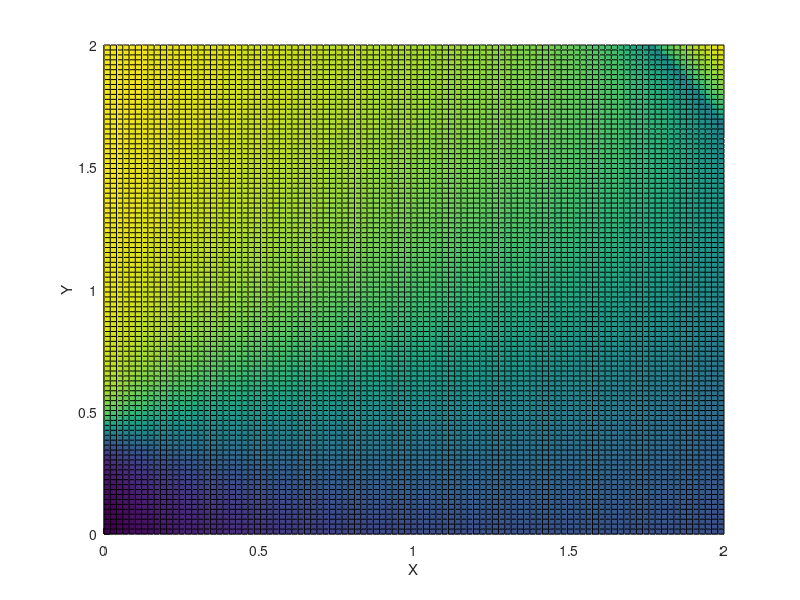
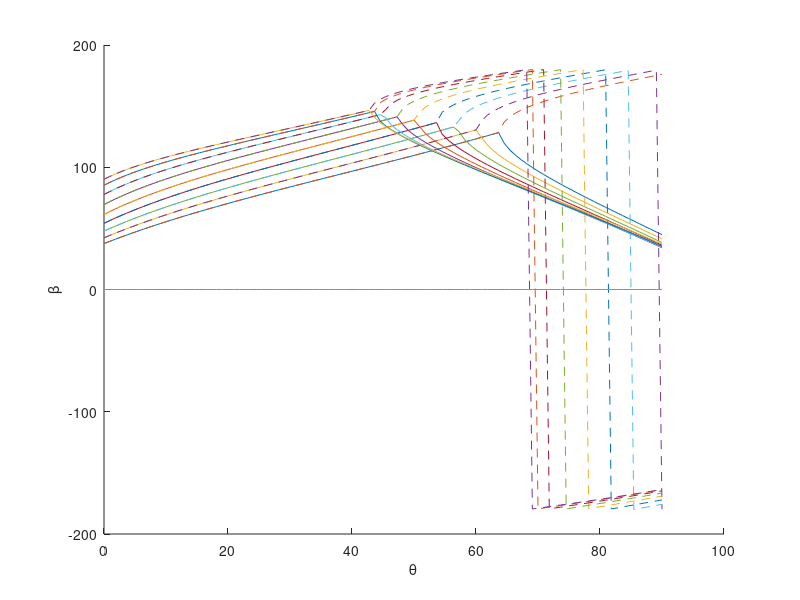
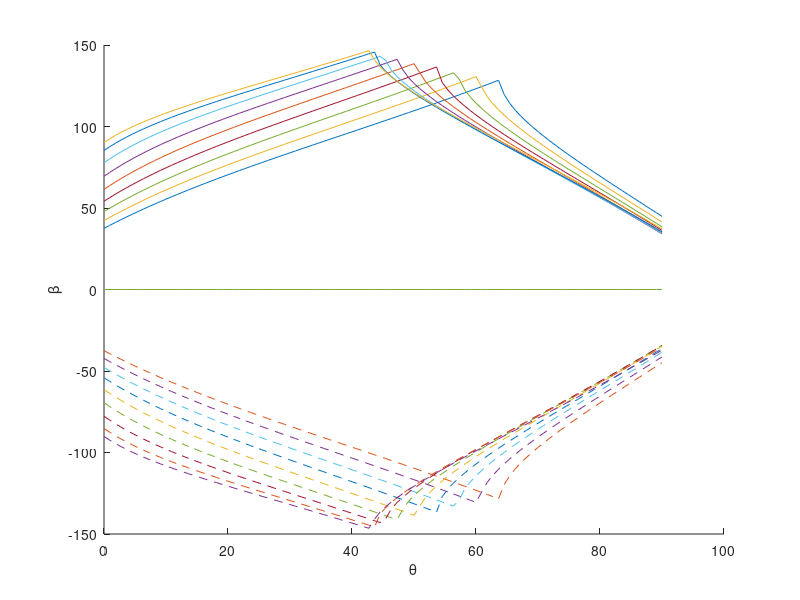

Reproduce these figures in MATLAB, in order.
% Figuring out when the function to find beta angle becomes undefined

x = linspace(0, 2, 100);
y = linspace(0, 2, 100);
[x_2, y_2] = meshgrid(x, y);
m_1 = -0.153543;
m_2 = 0.405512;
d = 3.052717;
l = 0.568898;

a = (4*l*m_1 - 4*l*x_2).^2;
b = d^2 - l^2 + 2*l*m_2 - 2*l*y_2 - m_1^2 + 2*m_1*x_2 - m_2^2 + 2*m_2*y_2 - x_2.^2 - y_2.^2;
c = d^2 - l^2 - 2*l*m_2 + 2*l*y_2 - m_1^2 + 2*m_1*x_2 - m_2^2 + 2*m_2*y_2 - x_2.^2 - y_2.^2;
top = sqrt(a - 4.*b.*c) - 2*l*m_1 + 2*l.*x_2; 
bottom = d^2 - l^2 + 2*l*m_2 - 2*l*y_2 - m_1^2 + 2*m_1*x_2 - m_2^2 + 2*m_2*y_2 - x_2.^2 - y_2.^2;
beta = 2*(atan(0.5*top./bottom));

top = sqrt(abs(a - 4.*b.*c)) - 2*l*m_1 + 2*l.*x_2; 
bottom = d^2 - l^2 + 2*l*m_2 - 2*l*y_2 - m_1^2 + 2*m_1*x_2 - m_2^2 + 2*m_2*y_2 - x_2.^2 - y_2.^2;
abs_beta = 2*(atan(0.5*top./bottom));

real_beta = real(beta);
pos_beta = abs(real_beta);
deg_beta = real_beta * 180/3.1415;

figure;
hold on
surf(x_2, y_2, real_beta)
xlabel('X')
ylabel('Y')
zlabel('Z')

figure(2);
hold on
surf(x_2, y_2, abs_beta)
xlabel('X')
ylabel('Y')
zlabel('Z')

%% fin1 beta
%graphing beta over the feasible range that x1, y1 can be at

f = 2.15178; % fin length
d = 3.052717; % steering length
l = 0.56; %servo arm length
r = 0.2519; %0.483608; %rudder length

m_1 = -0.704724;
m_2 = 0.405512;

theta = linspace(0, 3.1415/2, 100); %all trig in radians

x_1 = f*sin(theta);
y_1 = -f*cos(theta);

% calculate beta for alpha to stay at 0 throughout cycle
alpha = 0/180*3.1415;
x_2 = r*sin(theta + alpha) + x_1;
y_2 = -r*cos(theta + alpha) + y_1;
% x_2 = (l + f) * sin(theta);
% y_2 = -(l + f) * cos(theta);

a = (4*l*x_2 - 4*l*m_1).^2;
b = d^2 - l^2 + 2*l*m_2 - 2*l*y_2 - m_1^2 + 2*m_1*x_2 - m_2^2 + 2*m_2*y_2 - x_2.^2 - y_2.^2;
c = d^2 - l^2 - 2*l*m_2 + 2*l*y_2 - m_1^2 + 2*m_1*x_2 - m_2^2 + 2*m_2*y_2 - x_2.^2 - y_2.^2;
top = 0.5*sqrt(a - 4.*b.*c) + 2*l*m_1 - 2*l.*x_2; 
bottom = d^2 - l^2 + 2*l*m_2 - 2*l*y_2 - m_1^2 + 2*m_1*x_2 - m_2^2 + 2*m_2*y_2 - x_2.^2 - y_2.^2;
beta = 2*(atan(top./bottom));
top_2 = -0.5*sqrt(a - 4.*b.*c) + 2*l*m_1 - 2*l.*x_2;
beta_2 = 2*(atan(top_2./bottom));

deg_beta = beta * 180 / 3.1415;
deg_beta_2 = beta_2 * 180 / 3.1415;

figure(2);
hold on
plot(theta*180/3.1415, deg_beta)
plot(theta*180/3.1415, deg_beta_2)
xlabel('\theta')
ylabel('\beta')

%% fin2 beta
%graphing beta over the feasible range that x1, y1 can be at

f = 2.15178; % fin length
d = 3.052717; % steering length
l = 0.56; %servo arm length
r = 0.2519; %0.483608; %rudder length

m_1 = 0.704724;
m_2 = 0.405512; %2

theta = linspace(0, 3.1415/2, 100); %all trig in radians

x_1 = -f*sin(theta);
y_1 = -f*cos(theta);

% calculate beta for alpha to stay at 0 throughout cycle
alpha = 0/180*3.1415;
x_2 = -r* sin(theta + alpha) + x_1;
y_2 = -r * cos(theta + alpha) + y_1; 
% x_2 = (l + f) * sin(theta);
% y_2 = -(l + f) * cos(theta);

a = (4*l*m_1 - 4*l*x_2).^2;
b = d^2 - l^2 + 2*l*m_2 - 2*l*y_2 - m_1^2 + 2*m_1*x_2 - m_2^2 + 2*m_2*y_2 - x_2.^2 - y_2.^2;
c = d^2 - l^2 - 2*l*m_2 + 2*l*y_2 - m_1^2 + 2*m_1*x_2 - m_2^2 + 2*m_2*y_2 - x_2.^2 - y_2.^2;
top = real(0.5*sqrt(a - 4.*b.*c)) - 2*l*m_1 + 2*l.*x_2; 
bottom = d^2 - l^2 + 2*l*m_2 - 2*l*y_2 - m_1^2 + 2*m_1*x_2 - m_2^2 + 2*m_2*y_2 - x_2.^2 - y_2.^2;
beta = 2*(atan(top./bottom));
top_2 = -0.5*sqrt(a - 4.*b.*c) - 2*l*m_1 + 2*l.*x_2;
beta_2 = 2*(atan(top_2./bottom));

deg_beta = beta * 180 / 3.1415;
deg_beta_2 = beta_2 * 180 / 3.1415;

figure(3);
hold on
plot(theta*180/3.1415, deg_beta)
plot(theta*180/3.1415, deg_beta_2)
xlabel('\theta')
ylabel('\beta')

%% fin1_2 beta
%graphing beta over the feasible range that x1, y1 can be at

f = 2.15178; % fin length
d = 2.9; % steering length
l = 0.56; %servo arm length
r = 0.52; %rudder length

m_1 = -0.185039;
m_2 = 0.405512;

theta = linspace(0, 3.1415/2, 100); %all trig in radians

x_1 = f*sin(theta);
y_1 = -f*cos(theta);

% calculate beta for alpha to stay at 0 throughout cycle
alpha = 0/180*3.1415;
x_2 = r*sin(theta + alpha) + x_1;
y_2 = -r*cos(theta + alpha) + y_1;
% x_2 = (l + f) * sin(theta);
% y_2 = -(l + f) * cos(theta);

a = (4*l*x_2 - 4*l*m_1).^2;
b = d^2 - l^2 + 2*l*m_2 - 2*l*y_2 - m_1^2 + 2*m_1*x_2 - m_2^2 + 2*m_2*y_2 - x_2.^2 - y_2.^2;
c = d^2 - l^2 - 2*l*m_2 + 2*l*y_2 - m_1^2 + 2*m_1*x_2 - m_2^2 + 2*m_2*y_2 - x_2.^2 - y_2.^2;
top = 0.5*sqrt(a - 4.*b.*c) + 2*l*m_1 - 2*l.*x_2; 
bottom = d^2 - l^2 + 2*l*m_2 - 2*l*y_2 - m_1^2 + 2*m_1*x_2 - m_2^2 + 2*m_2*y_2 - x_2.^2 - y_2.^2;
beta = 2*(atan(top./bottom));
top_2 = -0.5*sqrt(a - 4.*b.*c) + 2*l*m_1 - 2*l.*x_2;
beta_2 = 2*(atan(top_2./bottom));

deg_beta = beta * 180 / 3.1415;
deg_beta_2 = beta_2 * 180 / 3.1415;

figure(2);
hold on
plot(theta*180/3.1415, deg_beta)
plot(theta*180/3.1415, deg_beta_2)
xlabel('\theta')
ylabel('\beta')

%% fin2_2 beta
%graphing beta over the feasible range that x1, y1 can be at

f = 2.15178; % fin length
d = 2.85; % steering length
l = 0.56; %servo arm length
r = 0.52; %rudder length

m_1 = 0.185039;
m_2 = 0.405512; %2

theta = linspace(0, 3.1415/2, 100); %all trig in radians

x_1 = -f*sin(theta);
y_1 = -f*cos(theta);

% calculate beta for alpha to stay at 0 throughout cycle
alpha = 0/180*3.1415;
x_2 = -r* sin(theta + alpha) + x_1;
y_2 = -r * cos(theta + alpha) + y_1; 
% x_2 = (l + f) * sin(theta);
% y_2 = -(l + f) * cos(theta);

a = (4*l*m_1 - 4*l*x_2).^2;
b = d^2 - l^2 + 2*l*m_2 - 2*l*y_2 - m_1^2 + 2*m_1*x_2 - m_2^2 + 2*m_2*y_2 - x_2.^2 - y_2.^2;
c = d^2 - l^2 - 2*l*m_2 + 2*l*y_2 - m_1^2 + 2*m_1*x_2 - m_2^2 + 2*m_2*y_2 - x_2.^2 - y_2.^2;
top = real(0.5*sqrt(a - 4.*b.*c)) - 2*l*m_1 + 2*l.*x_2; 
bottom = d^2 - l^2 + 2*l*m_2 - 2*l*y_2 - m_1^2 + 2*m_1*x_2 - m_2^2 + 2*m_2*y_2 - x_2.^2 - y_2.^2;
beta = 2*(atan(top./bottom));
top_2 = -0.5*sqrt(a - 4.*b.*c) - 2*l*m_1 + 2*l.*x_2;
beta_2 = 2*(atan(top_2./bottom));

deg_beta = beta * 180 / 3.1415;
deg_beta_2 = beta_2 * 180 / 3.1415;

figure(3);
hold on
plot(theta*180/3.1415, deg_beta)
plot(theta*180/3.1415, deg_beta_2)
xlabel('\theta')
ylabel('\beta')

%% fin1 beta right angle
%graphing beta over the feasible range that x1, y1 can be at

f = 2.153604; % fin length
d = 2.45; % steering length for servo attachment
l = 0.568898; %servo arm length
r = 0.2481; %rudder length

m_1 = -0.311024;
m_2 = 1.165354;

theta = linspace(0, 3.1415/2, 100); %all trig in radians

x_1 = f*sin(theta);
y_1 = -f*cos(theta);

figure(2);
clf;
hold on
% calculate beta for alpha to stay at 0 throughout cycle
for i = 1:9
    alpha = (i-1) * 10 / 180 * 3.1415;
    x_2 = r*sin(theta + alpha + 3.1415/2) + x_1;
    y_2 = -r*cos(theta + alpha + 3.1415/2) + y_1;
    % x_2 = (l + f) * sin(theta);
    % y_2 = -(l + f) * cos(theta);
    
    a = (4*l*x_2 - 4*l*m_1).^2;
    b = d^2 - l^2 + 2*l*m_2 - 2*l*y_2 - m_1^2 + 2*m_1*x_2 - m_2^2 + 2*m_2*y_2 - x_2.^2 - y_2.^2;
    c = d^2 - l^2 - 2*l*m_2 + 2*l*y_2 - m_1^2 + 2*m_1*x_2 - m_2^2 + 2*m_2*y_2 - x_2.^2 - y_2.^2;
    top = real(0.5*sqrt(a - 4.*b.*c)) + 2*l*m_1 - 2*l.*x_2; 
    bottom = d^2 - l^2 + 2*l*m_2 - 2*l*y_2 - m_1^2 + 2*m_1*x_2 - m_2^2 + 2*m_2*y_2 - x_2.^2 - y_2.^2;
    top_2 = real(-0.5*sqrt(a - 4.*b.*c)) + 2*l*m_1 - 2*l.*x_2;
    beta_2 = 2*(atan(top_2./bottom));
    beta = 2*(atan(top./bottom));
    deg_beta = beta * 180 / 3.1415;
    deg_beta_2 = beta_2 * 180 / 3.1415;
    plot(theta*180/3.1415, deg_beta)
    plot(theta*180/3.1415, deg_beta_2, "--")
end
plot(theta*180/3.1415, theta*0)

xlabel('\theta')
ylabel('\beta')

%% fin2 beta right angle
%graphing beta over the feasible range that x1, y1 can be at

f = 2.153604; % fin length
d = 2.45; % steering length for servo attachment
l = 0.568898; %servo arm length
r = 0.2481; %rudder length

m_1 = 0.311024;
m_2 = 1.165354; %2

theta = linspace(0, 3.1415/2, 100); %all trig in radians

x_1 = -f*sin(theta);
y_1 = -f*cos(theta);

figure(3);
clf;
hold on
% calculate beta for alpha to stay at 0 throughout cycle
for i = 1:9
    alpha = (i-1) * 10 / 180 * 3.1415;
    x_2 = -r* sin(theta + alpha + 3.1415/2) + x_1;
    y_2 = -r * cos(theta + alpha + 3.1415/2) + y_1; 
    % x_2 = (l + f) * sin(theta);
    % y_2 = -(l + f) * cos(theta);
    
    a = (4*l*m_1 - 4*l*x_2).^2;
    b = d^2 - l^2 + 2*l*m_2 - 2*l*y_2 - m_1^2 + 2*m_1*x_2 - m_2^2 + 2*m_2*y_2 - x_2.^2 - y_2.^2;
    c = d^2 - l^2 - 2*l*m_2 + 2*l*y_2 - m_1^2 + 2*m_1*x_2 - m_2^2 + 2*m_2*y_2 - x_2.^2 - y_2.^2;
    top = real(0.5*sqrt(a - 4.*b.*c)) - 2*l*m_1 + 2*l.*x_2; 
    bottom = d^2 - l^2 + 2*l*m_2 - 2*l*y_2 - m_1^2 + 2*m_1*x_2 - m_2^2 + 2*m_2*y_2 - x_2.^2 - y_2.^2;
    top_2 = real(-0.5*sqrt(a - 4.*b.*c)) + 2*l*m_1 - 2*l.*x_2;
    beta_2 = 2*(atan(top_2./bottom));
    beta = 2*(atan(top./bottom));
    deg_beta = beta * 180 / 3.1415;
    deg_beta_2 = beta_2 * 180 / 3.1415;
    plot(theta*180/3.1415, deg_beta)
    plot(theta*180/3.1415, deg_beta_2, "--")
end
plot(theta*180/3.1415, theta*0)
xlabel('\theta')
ylabel('\beta')
